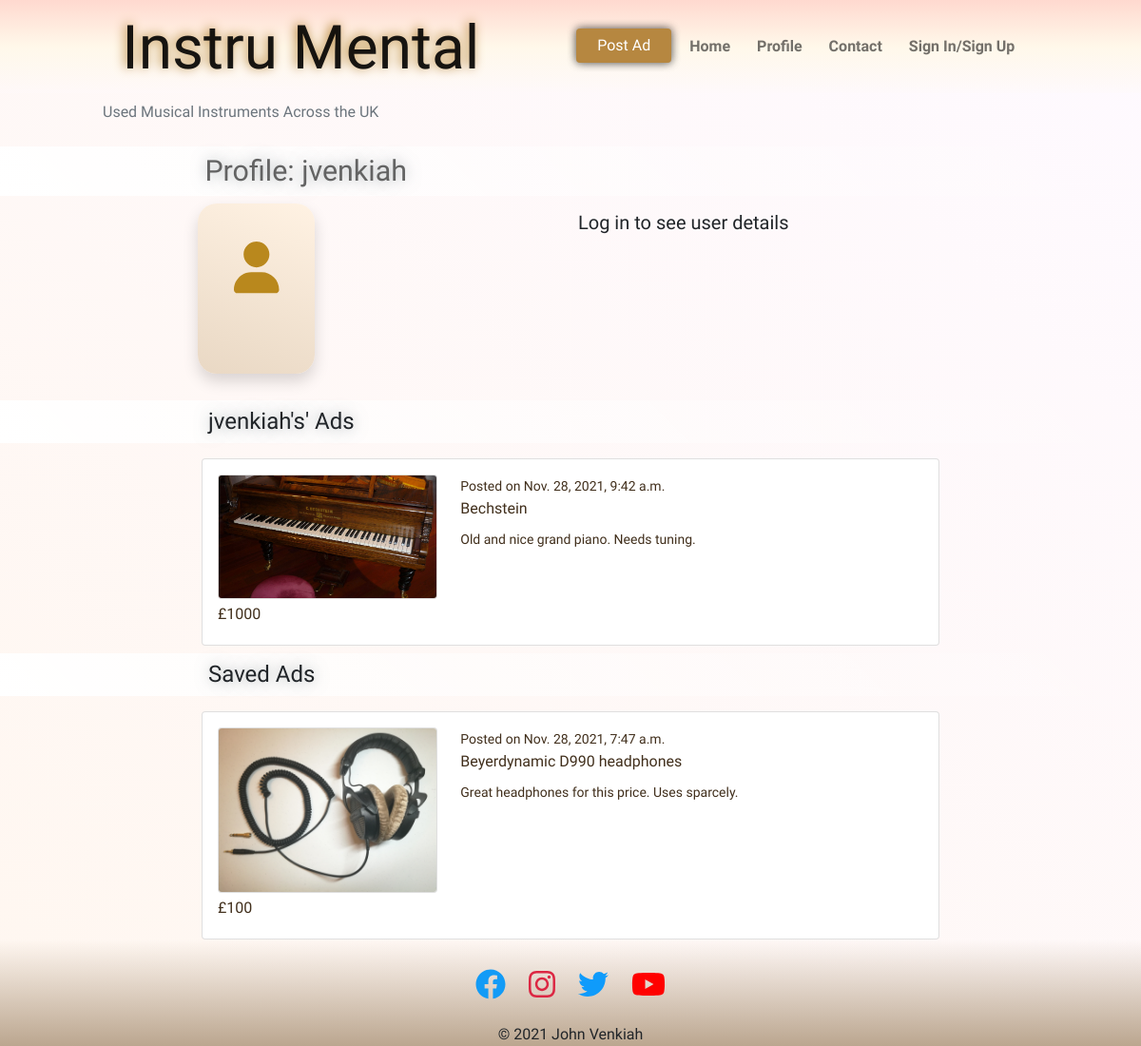
Page /profile/jvenkiah/ on the earlier database version.
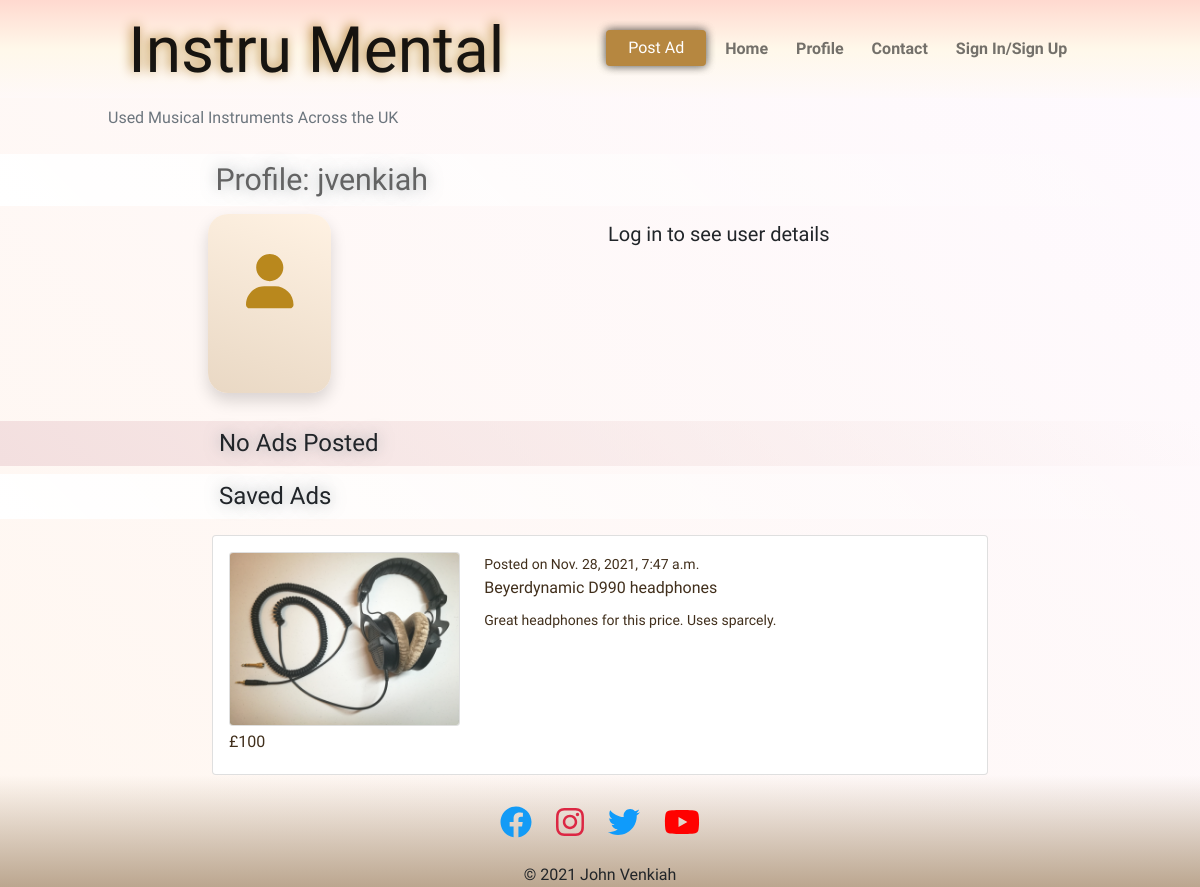
Same page on the later database version.
### ads/models.py (models this page shows, shortened)
class Ad(models.Model):
    title = models.CharField(max_length=250, unique=True)
    slug = models.SlugField(max_length=200, unique=True)
    seller = models.ForeignKey(User, on_delete=models.CASCADE)
    image = models.ImageField(blank=False)
    category = models.CharField(max_length=250)
    description = models.CharField(max_length=800)
    created_on = models.DateTimeField(auto_now_add=True)
    price = models.PositiveIntegerField(
        validators=[MaxValueValidator(99999999)]
    )
    location = models.CharField(max_length=200)
    city = models.CharField(max_length=200)
    sold = models.BooleanField(default=False)
    saved = models.ManyToManyField(User, related_name='ad_saves', blank=True)
    class Meta:
        ordering = ['-created_on']
        verbose_name = 'ad'
        verbose_name_plural = 'ads'

### user_profile/views.py (the view, shortened to what this page needs)
# urls.py: path('profile/<slug:user>/', views.ProfileView.as_view(), name='profile'),
class ProfileView(TemplateView, BaseDetailView, SelectRelatedMixin):
    model = User
    template_name = 'user_profile/profile.html'
    select_related = ('profile',)
    def get(self, request, *args, **kwargs):
        self.object = self.get_object()
        return super().get(request, *args, **kwargs)
    def get_object(self):
        return self.get_queryset().get(username=self.kwargs['user'])
    def get_context_data(self, **kwargs):
        context = super().get_context_data(**kwargs)
        context['user'] = self.get_object()
        context['user_ads'] = Ad.objects.filter(seller=self.get_object())
        print(ad.image.url for ad in context['user_ads'])
        context['saved_ads'] = list(Ad.objects.filter(
            saved=self.get_object()
            ))
        return context

### templates/user_profile/profile.html (shortened to what the changed rows need)
{% extends "main/base.html" %}
{% load static %}
{% block content %}
<div class="container-fluid">
    <div class="row align-bottom">
        <div class="row justify-content-center">
            <div class="col banner ps-md-5">
                <h2 class="custom-text-shadow pt-2">Profile: {{ user }}</h3>
            </div>
        </div>
    </div>
    {% if user_ads %}
    <div class="row">
        <div class="col banner mt-2 ps-md-5">
            <h4 class="custom-text-shadow pt-2">{{ user }}'s' Ads</h4>
        </div>
    </div>
        {% for ad in user_ads %}
    <div class="row">
        <div class="col col-md-8 mx-md-auto">
            <a class="card ad mt-3 pad-16" href="{% url 'ads:ad_detail' ad.seller ad.slug %}">
                <div class="row">
                    <div class="col-4">
                        <img class="card thmbn-img" src="{{ ad.image.url }}" alt="">
                    </div>
                    <div class="col-8">
                        <small class="text-small ms-auto">Posted on {{ ad.created_on }}</small>
                        <p class="card-title">{{ ad.title }}</p>
                        <div class="elips-container">
                            <small class="card-text elips-text">
                                {{ ad.description }}
                            </small>
                        </div>
                    </div>
                </div>
                <div class="row">
                    <div class="col">
                {% if ad.sold %}
                        <p class="card-text sold my-1">£{{ ad.price }}</p>
                    </div>
                    <div class="col-8">
                        <p class="card-text text-danger mt-1">SOLD</p>
                    </div>
                {% else %}
                        <p class="card-text my-1">£{{ ad.price }}</p>
                    </div>
                    {% endif %}
                </div>
            </a>
        </div>
    </div>
    {% endfor %}
    {% else %}
    <div class="row">
        <div class="col banner-3 mt-2 ps-md-5">
            <h4 class="custom-text-shadow pt-2">No Ads Posted</h4>
        </div>
    </div>
    {% endif %}
    {% if saved_ads %}
        {% for ad in saved_ads %}
        <div class="row">
            <div class="col col-md-8 mx-md-auto">
                <a class="card ad mt-3 pad-16" href="{% url 'ads:ad_detail' ad.seller ad.slug %}">
                    <div class="row">
                        <div class="col-4">
                            <img class="card thmbn-img" src="{{ ad.image.url }}" alt="">
                        </div>
                        <div class="col-8">
                            <small class="text-small ms-auto">Posted on {{ ad.created_on }}</small>
                            <p class="card-title">{{ ad.title }}</p>
                            <div class="elips-container">
                                <small class="card-text elips-text">
                                    {{ ad.description }}
                                </small>
                            </div>
                        </div>
                    </div>
                    <div class="row">
                        <div class="col">
                    {% if ad.sold %}
                            <p class="card-text sold my-1">£{{ ad.price }}</p>
                        </div>
                        <div class="col-8">
                            <p class="card-text text-danger mt-1">SOLD</p>
                        </div>
                    {% else %}
                            <p class="card-text my-1">£{{ ad.price }}</p>
                        </div>
                        {% endif %}
                    </div>
                </a>
            </div>
        </div>
        {% endfor %}
        {% elif request.user.username == ad.seller.username %}
    <div class="row">
        <div class="col banner-3 mt-2 ps-md-5">
            <h4 class="custom-text-shadow pt-2">No Ads Saved</h4>
        </div>
    </div>
        {% endif %}
</div>
{% endblock %}

Differences in the rows shown:
removed Ad: image (picture), created_on "Nov. 28, 2021, 9:42 a.m.", title "Bechstein", description "Old and nice grand piano. Needs tuning.", price "1000", shown under "jvenkiah's' Ads"
Other differences:
{{ user }}: "jvenkiah" → (not shown)
text no longer shown: "'s' Ads"
text now shown: "No Ads Posted"
